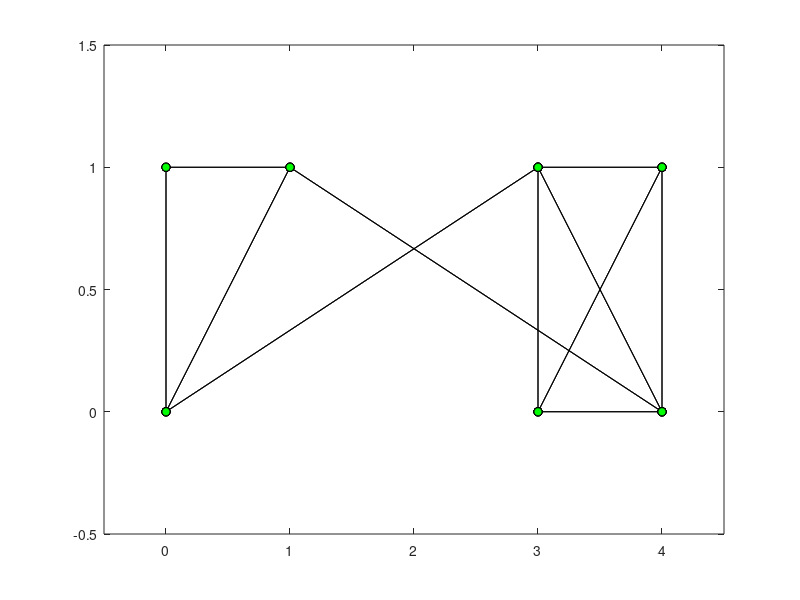

Source code (MATLAB):
%% parameters
Nx = 7; % number of nodes (and therefore states)
Nu = 7; % for now fully actuated

% xi[t+1] = aii*xi[t] + sum(aij*xj[t]) + bii*ui[t] + di
% where xj are neighbours of xi
aii = 1;      % self effect
bii = 1;      % control effect
aij = 2 / Nx; % neighbour effect

%% specify and visualize graph structure
% x,y coordinates of each node (in order)
nodeCoords = [0 1;
              1 1;
              3 1;
              4 1;
              0 0;
              3 0;
              4 0;];

adjMtx = [0 1 0 0 1 0 0;
          1 0 0 0 1 0 1;
          0 0 0 1 1 1 1;
          0 0 1 0 0 1 1;
          1 1 1 0 0 0 0;
          0 0 1 1 0 0 1;
          0 1 1 1 0 1 0];
          
% sanity check
if ~issymmetric(adjMtx)
    fprintf('[error] adjacency matrix is not symmetric!\n')
end

% dynamic axis limits
minCoords = min(nodeCoords);     maxCoords = max(nodeCoords); 
xlowerlim = minCoords(1) - 0.5;  xupperlim = maxCoords(1) + 0.5;
ylowerlim = minCoords(2) - 0.5;  yupperlim = maxCoords(2) + 0.5;

gplot(adjMtx, nodeCoords, '-ok');
hold on
for i=1:Nx % make nodes a different colour
    plot(nodeCoords(i,1), nodeCoords(i,2), ...
         'o','MarkerFaceColor','g','MarkerEdgeColor','k');
end
axis([xlowerlim xupperlim ylowerlim yupperlim])
hold off

%% dynamics
A = aii * eye(Nx) + aij * adjMtx;
B = bii * eye(Nx);